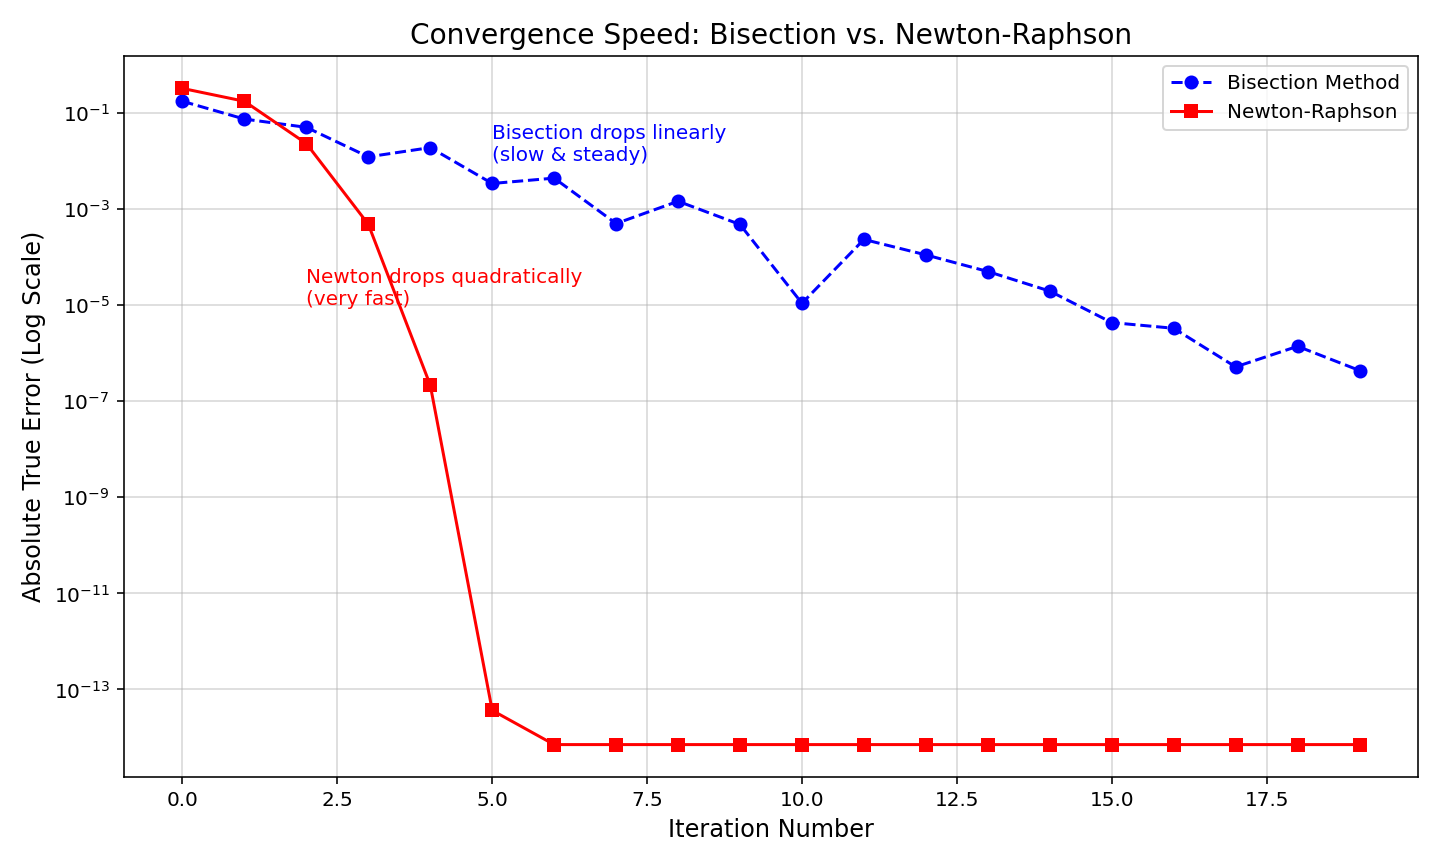

Here is the Python script that generated this plot:
import numpy as np
import matplotlib.pyplot as plt
from scipy import optimize

def f(x):
    """
    The function whose root we want to find.
    Example: f(x) = x^3 - x - 1
    """
    return x**3 - x - 1

def df(x):
    """
    The derivative of f(x), required for Newton-Raphson.
    f'(x) = 3x^2 - 1
    """
    return 3*x**2 - 1

def get_true_error(current_est, true_val):
    """Calculates absolute true error."""
    return abs(true_val - current_est)

def run_bisection(func, xl, xu, true_root, max_iter=20):
    """Runs Bisection and returns a list of errors at each iteration."""
    errors = []
    
    if func(xl) * func(xu) >= 0:
        print("Bisection error: Root not bracketed.")
        return []

    for i in range(max_iter):
        xr = (xl + xu) / 2
        errors.append(get_true_error(xr, true_root))
        
        if func(xl) * func(xr) < 0:
            xu = xr
        else:
            xl = xr
            
        # Stop if error is extremely small (optional)
        if errors[-1] < 1e-15:
            break
            
    return errors

def run_newton(func, d_func, x0, true_root, max_iter=20):
    """Runs Newton-Raphson and returns a list of errors at each iteration."""
    errors = []
    xr = x0
    
    for i in range(max_iter):
        errors.append(get_true_error(xr, true_root))
        
        # Newton-Raphson formula: x_new = x_old - f(x)/f'(x)
        try:
            xr = xr - func(xr) / d_func(xr)
        except ZeroDivisionError:
            print("Newton error: Derivative is zero.")
            break
            
        if errors[-1] < 1e-15:
            break
            
    return errors

# --- Main Execution ---
if __name__ == "__main__":
    # 1. Setup the Problem
    # We use scipy to get the "ground truth" root for comparison
    true_root = optimize.fsolve(f, 1.0)[0] 
    print(f"True Root: {true_root:.8f}")

    # 2. Run the Methods
    # Bisection setup: Bracket [1, 2]
    bisection_errors = run_bisection(f, 1, 2, true_root)
    
    # Newton setup: Initial guess 1.0
    newton_errors = run_newton(f, df, 1.0, true_root)

    # 3. Plot the Comparison
    plt.figure(figsize=(10, 6))
    
    # Plot Bisection
    plt.semilogy(range(len(bisection_errors)), bisection_errors, 
                 label='Bisection Method', marker='o', linestyle='--', color='blue')
    
    # Plot Newton-Raphson
    plt.semilogy(range(len(newton_errors)), newton_errors, 
                 label='Newton-Raphson', marker='s', linestyle='-', color='red')

    # Formatting
    plt.title('Convergence Speed: Bisection vs. Newton-Raphson', fontsize=14)
    plt.xlabel('Iteration Number', fontsize=12)
    plt.ylabel('Absolute True Error (Log Scale)', fontsize=12)
    plt.grid(True, which="both", ls="-", alpha=0.5)
    plt.legend()
    
    # Add text annotation to explain the graph
    plt.text(2, 1e-5, "Newton drops quadratically\n(very fast)", color='red')
    plt.text(5, 1e-2, "Bisection drops linearly\n(slow & steady)", color='blue')

    # Save or Show
    plt.tight_layout()
    plt.savefig('convergence_comparison.png') # Saves the plot for your README
    plt.show()